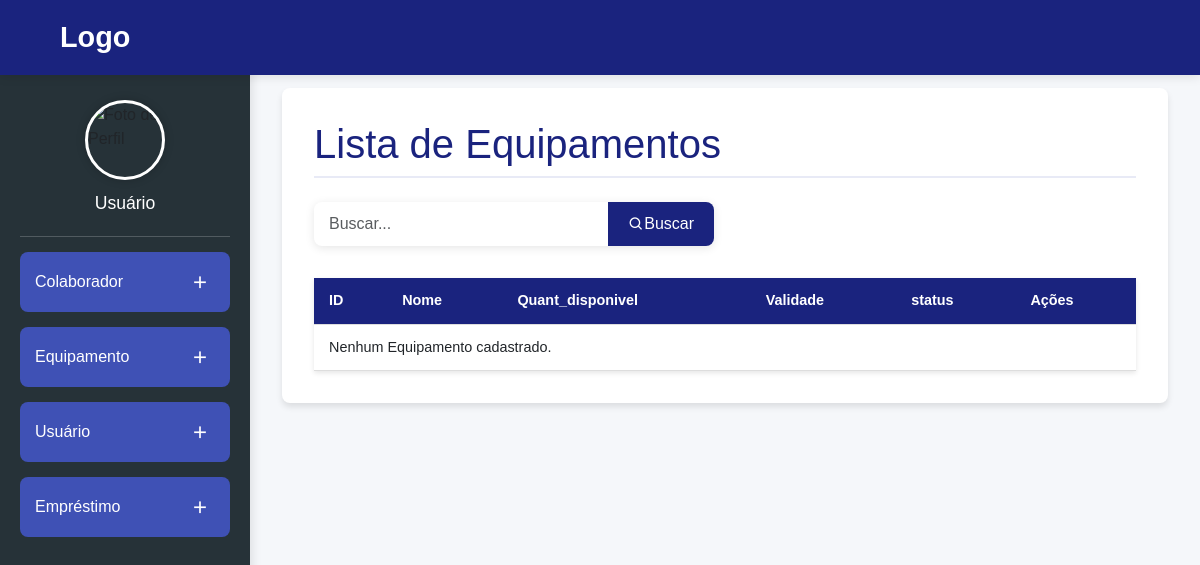
/equipamentos/, run on an earlier commit of the app's database.
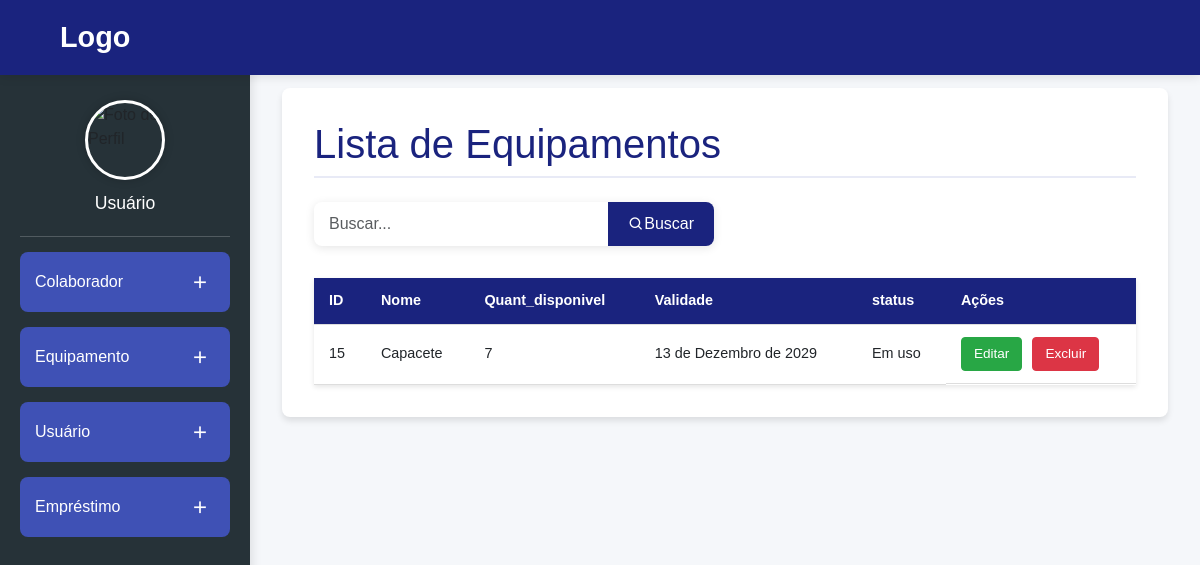
And on a later commit of the database.
### epi_management/models.py (models this page shows, shortened)
class Equipamento(models.Model):
    nome = models.CharField(max_length=100)
    quantidade_disponivel = models.IntegerField()
    validade = models.DateField(null=True, blank=True)
    status = models.ForeignKey(StatusEquipamento, on_delete=models.SET_NULL, null=True)

class StatusEquipamento(models.Model):
    nome = models.CharField(max_length=50)

### epi_management/views.py (the view)
# urls.py: path('equipamentos/', views.equipamentos_lista, name='equipamentos_lista'),
def equipamentos_lista(request):
    query = request.GET.get('q')
    if query:
        equipamentos = Equipamento.objects.filter(Q(nome__icontains=query))
    else:
        equipamentos = Equipamento.objects.all()
    return render(request, 'equipamentos_lista.html', {
        'equipamentos': equipamentos,
        'query': query
    })

### epi_management/templates/equipamentos_lista.html
{% extends 'base.html' %}
{% block content %}
<div class="main-container">
  <h1 class="page-title">Lista de Equipamentos</h1>
    <form method="get" action="{% url 'equipamentos_lista' %}" class="search-form">
        <div class="input-group">
            <input type="text" name="q" placeholder="Buscar..." class="form-control search-input" value="{{ query|default:'' }}">
            <button type="submit" class="btn btn-primary search-btn">
                <i class='bx bx-search'></i> Buscar
            </button>
        </div>
    </form>
  <table class="data-table">
    <thead>
      <tr>
        <th>ID</th>
        <th>Nome</th>
        <th>Quant_disponivel</th>
        <th>Validade</th>
        <th>status</th>
        <th>Ações</th>
      </tr>
    </thead>
    <tbody>
      {% for equipamento in equipamentos %}
      <tr>
        <td>{{ equipamento.id }}</td>
        <td>{{ equipamento.nome }}</td>
        <td>{{ equipamento.quantidade_disponivel }}</td>
        <td>{{ equipamento.validade }}</td>
        <td>{{ equipamento.status.nome }}</td>
        <td class="table-actions">
          <a href="{% url 'equipamentos_editar' pk=equipamento.pk %}" class="edit-btn">Editar</a>
          <a href="{% url 'equipamentos_excluir' pk=equipamento.pk %}" class="delete-btn">Excluir</a>
        </td>
      </tr>
      {% empty %}
      <tr>
        <td colspan="6">Nenhum Equipamento cadastrado.</td>
      </tr>
      {% endfor %}
    </tbody>
  </table>
</div>
{% endblock %}

What changed in the data, as far as the page shows it:
added Equipamento: id "15", nome "Capacete", quantidade_disponivel "7", validade "13 de Dezembro de 2029", status.nome "Em uso"
Also different on the page:
text no longer shown: "Nenhum Equipamento cadastrado."
